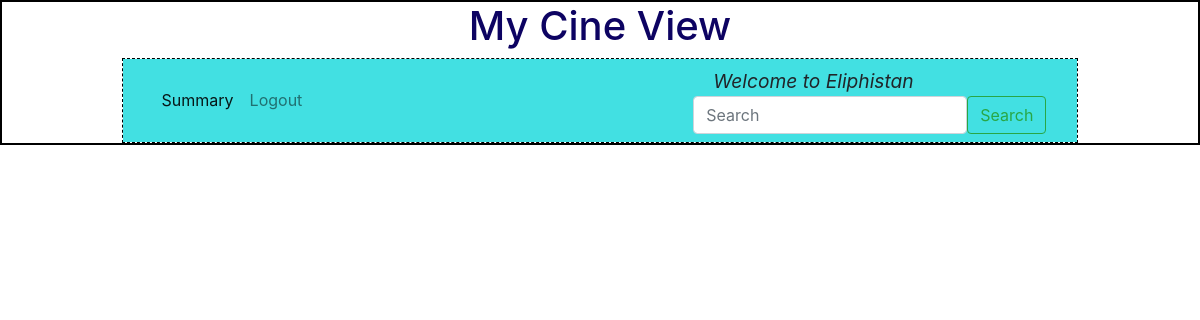
Before: /edit_show/5/Eliphistan (signed in) with the older database file.
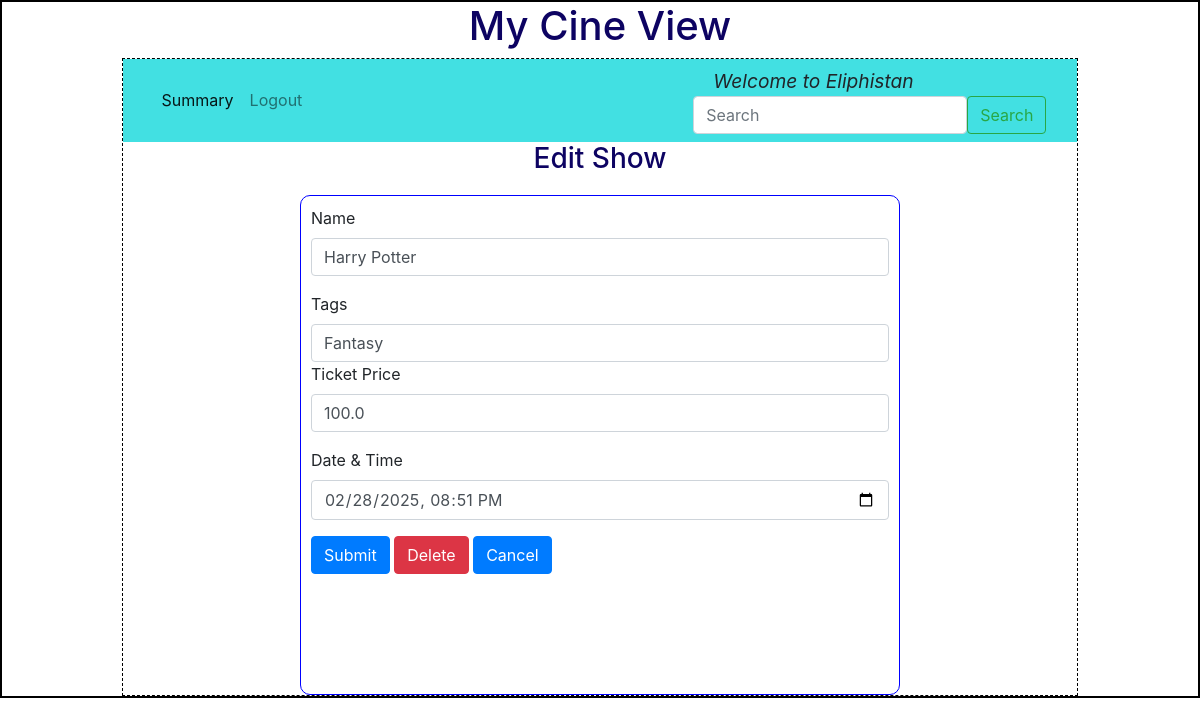
After: the same page with the newer database file.
### backend/models.py (models this page shows)
class Show(db.Model):
    __tablename__="show"
    id=db.Column(db.Integer,primary_key=True)
    name=db.Column(db.String,nullable=False)
    tags=db.Column(db.String,nullable=False)
    rating=db.Column(db.Integer,default=0)
    tkt_price=db.Column(db.Float,default=0.0)
    date_time=db.Column(db.DateTime,nullable=False)
    theatre_id=db.Column(db.Integer, db.ForeignKey("theatre.id"),nullable=False)
    tickets=db.relationship("Ticket",cascade="all,delete",backref="show",lazy=True) # Shows can access Its tickets

### backend/controllers.py (the view, shortened to what this page needs)
@app.route("/edit_show/<id>/<name>",methods=["GET","POST"])
def edit_show(id,name):
    s=get_show(id)
    return render_template("edit_show.html",show=s,name=name)

### backend/controllers.py (called while the page is built)
def get_show(id):
    show=Show.query.filter_by(id=id).first()
    return show

### templates/edit_show.html
{%extends "admin_layout.html"%}
{%block content%}
        {%if show%}
            <div class="center"><h3>Edit Show</h3></div>
            <form action="edit_show/{{show.id}}/{{name}}" method="POST">
            <div class="input_form">
                <div class="mb-3">
                    <label for="name" class="form-label">Name</label>
                    <input type="text" class="form-control" name="name" id="name" value="{{show.name}}">
                </div>
                <div class="mb-3">
                    <label for="tags" class="form-label">Tags</label>
                    <input type="text" class="form-control" name="tags" id="location" value="{{show.tags}}">
                <div class="mb-3">
                    <label for="tkt_price" class="form-label">Ticket Price</label>
                    <input type="number" class="form-control" name="tkt_price" id="tkt_price" value="{{show.tkt_price}}">
                </div>
                <div class="mb-3">
                    <label for="dt_time" class="form-label">Date & Time</label>
                    <input type="datetime-local" class="form-control" name="dt_time" id="dt_time" value="{{show.date_time}}">
                </div>
                <div class="mb-3">
                    <button type="submit" text-align="center" class="btn btn-primary">Submit</button>
                    <a href ="/delete_show/{{show.id}}/{{name}}" type="button" class="btn btn-danger">Delete</a>
                    <a href ="/admin/{{name}}" type="button" class="btn btn-primary">Cancel</a>
                </div>
            </div>
            </form>
        {%endif%}
{%endblock%}

Changed rows visible on the page:
added Show: name "Harry Potter", tags "Fantasy", tkt_price "100.0", dt_time "02/28/2025 20:51"
Other visible differences:
text now shown: "Edit Show Name Tags Ticket Price Date & Time Submit Delete Cancel"
